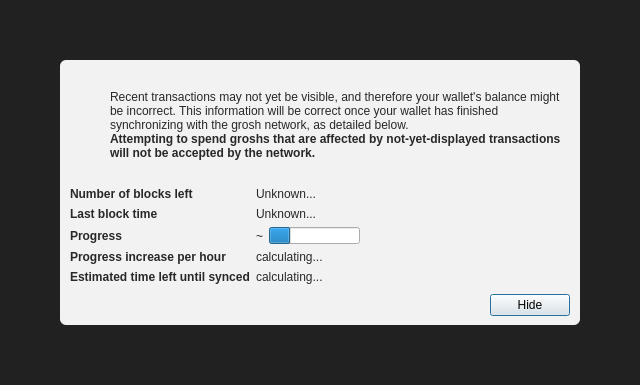
<?xml version="1.0" encoding="UTF-8"?>
<ui version="4.0">
 <class>ModalOverlay</class>
 <widget class="ModalOverlay" name="ModalOverlay">
  <property name="geometry">
   <rect>
    <x>0</x>
    <y>0</y>
    <width>640</width>
    <height>385</height>
   </rect>
  </property>
  <property name="windowTitle">
   <string>Form</string>
  </property>
  <layout class="QVBoxLayout" name="verticalLayout" stretch="0">
   <property name="sizeConstraint">
    <enum>QLayout::SetDefaultConstraint</enum>
   </property>
   <property name="leftMargin">
    <number>0</number>
   </property>
   <property name="topMargin">
    <number>0</number>
   </property>
   <property name="rightMargin">
    <number>0</number>
   </property>
   <property name="bottomMargin">
    <number>0</number>
   </property>
   <item>
    <widget class="QWidget" name="bgWidget" native="true">
     <property name="styleSheet">
      <string notr="true">#bgWidget { background: rgba(0,0,0,220); }</string>
     </property>
     <layout class="QVBoxLayout" name="verticalLayoutMain" stretch="1">
      <property name="leftMargin">
       <number>60</number>
      </property>
      <property name="topMargin">
       <number>60</number>
      </property>
      <property name="rightMargin">
       <number>60</number>
      </property>
      <property name="bottomMargin">
       <number>60</number>
      </property>
      <item>
       <widget class="QWidget" name="contentWidget" native="true">
        <property name="styleSheet">
         <string notr="true">#contentWidget { background: rgba(255,255,255,240); border-radius: 6px; }

QLabel { color: rgb(40,40,40);  }</string>
        </property>
        <layout class="QVBoxLayout" name="verticalLayoutSub" stretch="1,0,0,0">
         <property name="spacing">
          <number>0</number>
         </property>
         <property name="leftMargin">
          <number>10</number>
         </property>
         <property name="topMargin">
          <number>10</number>
         </property>
         <property name="rightMargin">
          <number>10</number>
         </property>
         <property name="bottomMargin">
          <number>10</number>
         </property>
         <item>
          <layout class="QHBoxLayout" name="horizontalLayoutIconText" stretch="0,1">
           <property name="topMargin">
            <number>20</number>
           </property>
           <item>
            <layout class="QVBoxLayout" name="verticalLayoutIcon">
             <property name="leftMargin">
              <number>0</number>
             </property>
             <item>
              <widget class="QPushButton" name="warningIcon">
               <property name="enabled">
                <bool>false</bool>
               </property>
               <property name="text">
                <string/>
               </property>
               <property name="icon">
                <iconset>
                 <normaloff>:/icons/warning</normaloff>
                 <disabledoff>:/icons/warning</disabledoff>:/icons/warning</iconset>
               </property>
               <property name="iconSize">
                <size>
                 <width>48</width>
                 <height>48</height>
                </size>
               </property>
               <property name="flat">
                <bool>true</bool>
               </property>
              </widget>
             </item>
             <item>
              <spacer name="verticalSpacerWarningIcon">
               <property name="orientation">
                <enum>Qt::Vertical</enum>
               </property>
               <property name="sizeHint" stdset="0">
                <size>
                 <width>20</width>
                 <height>40</height>
                </size>
               </property>
              </spacer>
             </item>
            </layout>
           </item>
           <item>
            <layout class="QVBoxLayout" name="verticalLayoutInfoText">
             <property name="leftMargin">
              <number>0</number>
             </property>
             <property name="topMargin">
              <number>0</number>
             </property>
             <item>
              <widget class="QLabel" name="infoText">
               <property name="text">
                <string>Recent transactions may not yet be visible, and therefore your wallet's balance might be incorrect. This information will be correct once your wallet has finished synchronizing with the grosh network, as detailed below.</string>
               </property>
               <property name="textFormat">
                <enum>Qt::RichText</enum>
               </property>
               <property name="wordWrap">
                <bool>true</bool>
               </property>
              </widget>
             </item>
             <item>
              <widget class="QLabel" name="infoTextStrong">
               <property name="font">
                <font>
                 <weight>75</weight>
                 <bold>true</bold>
                </font>
               </property>
               <property name="text">
                <string>Attempting to spend groshs that are affected by not-yet-displayed transactions will not be accepted by the network.</string>
               </property>
               <property name="textFormat">
                <enum>Qt::RichText</enum>
               </property>
               <property name="wordWrap">
                <bool>true</bool>
               </property>
              </widget>
             </item>
             <item>
              <spacer name="verticalSpacerInTextSpace">
               <property name="orientation">
                <enum>Qt::Vertical</enum>
               </property>
               <property name="sizeHint" stdset="0">
                <size>
                 <width>20</width>
                 <height>40</height>
                </size>
               </property>
              </spacer>
             </item>
            </layout>
           </item>
          </layout>
         </item>
         <item>
          <spacer name="verticalSpacerAfterText">
           <property name="orientation">
            <enum>Qt::Vertical</enum>
           </property>
           <property name="sizeHint" stdset="0">
            <size>
             <width>20</width>
             <height>40</height>
            </size>
           </property>
          </spacer>
         </item>
         <item>
          <layout class="QFormLayout" name="formLayout">
           <property name="fieldGrowthPolicy">
            <enum>QFormLayout::FieldsStayAtSizeHint</enum>
           </property>
           <property name="horizontalSpacing">
            <number>6</number>
           </property>
           <property name="verticalSpacing">
            <number>6</number>
           </property>
           <property name="topMargin">
            <number>10</number>
           </property>
           <item row="0" column="0">
            <widget class="QLabel" name="labelNumberOfBlocksLeft">
             <property name="font">
              <font>
               <weight>75</weight>
               <bold>true</bold>
              </font>
             </property>
             <property name="text">
              <string>Number of blocks left</string>
             </property>
            </widget>
           </item>
           <item row="0" column="1">
            <widget class="QLabel" name="numberOfBlocksLeft">
             <property name="text">
              <string>Unknown...</string>
             </property>
            </widget>
           </item>
           <item row="1" column="0">
            <widget class="QLabel" name="labelLastBlockTime">
             <property name="font">
              <font>
               <weight>75</weight>
               <bold>true</bold>
              </font>
             </property>
             <property name="text">
              <string>Last block time</string>
             </property>
            </widget>
           </item>
           <item row="1" column="1">
            <widget class="QLabel" name="newestBlockDate">
             <property name="sizePolicy">
              <sizepolicy hsizetype="Maximum" vsizetype="Preferred">
               <horstretch>0</horstretch>
               <verstretch>0</verstretch>
              </sizepolicy>
             </property>
             <property name="text">
              <string>Unknown...</string>
             </property>
            </widget>
           </item>
           <item row="2" column="0">
            <widget class="QLabel" name="labelSyncDone">
             <property name="font">
              <font>
               <weight>75</weight>
               <bold>true</bold>
              </font>
             </property>
             <property name="text">
              <string>Progress</string>
             </property>
            </widget>
           </item>
           <item row="2" column="1">
            <layout class="QHBoxLayout" name="horizontalLayoutSync" stretch="0,1">
             <item>
              <widget class="QLabel" name="percentageProgress">
               <property name="text">
                <string notr="true">~</string>
               </property>
              </widget>
             </item>
             <item>
              <widget class="QProgressBar" name="progressBar">
               <property name="value">
                <number>24</number>
               </property>
               <property name="format">
                <string/>
               </property>
              </widget>
             </item>
            </layout>
           </item>
           <item row="4" column="0">
            <widget class="QLabel" name="labelProgressIncrease">
             <property name="font">
              <font>
               <weight>75</weight>
               <bold>true</bold>
              </font>
             </property>
             <property name="text">
              <string>Progress increase per hour</string>
             </property>
            </widget>
           </item>
           <item row="4" column="1">
            <widget class="QLabel" name="progressIncreasePerH">
             <property name="text">
              <string>calculating...</string>
             </property>
            </widget>
           </item>
           <item row="5" column="0">
            <widget class="QLabel" name="labelEstimatedTimeLeft">
             <property name="font">
              <font>
               <weight>75</weight>
               <bold>true</bold>
              </font>
             </property>
             <property name="text">
              <string>Estimated time left until synced</string>
             </property>
            </widget>
           </item>
           <item row="5" column="1">
            <widget class="QLabel" name="expectedTimeLeft">
             <property name="text">
              <string>calculating...</string>
             </property>
            </widget>
           </item>
          </layout>
         </item>
         <item>
          <layout class="QHBoxLayout" name="horizontalLayoutButtons">
           <property name="leftMargin">
            <number>10</number>
           </property>
           <property name="topMargin">
            <number>10</number>
           </property>
           <item>
            <spacer name="horizontalSpacer">
             <property name="orientation">
              <enum>Qt::Horizontal</enum>
             </property>
             <property name="sizeHint" stdset="0">
              <size>
               <width>40</width>
               <height>20</height>
              </size>
             </property>
            </spacer>
           </item>
           <item>
            <widget class="QPushButton" name="closeButton">
             <property name="text">
              <string>Hide</string>
             </property>
             <property name="focusPolicy">
              <enum>Qt::StrongFocus</enum>
             </property>
             <property name="default">
              <bool>true</bool>
             </property>
            </widget>
           </item>
          </layout>
         </item>
        </layout>
       </widget>
      </item>
     </layout>
    </widget>
   </item>
  </layout>
 </widget>
 <customwidgets>
  <customwidget>
   <class>ModalOverlay</class>
   <extends>QWidget</extends>
   <header>qt/modaloverlay.h</header>
   <container>1</container>
  </customwidget>
 </customwidgets>
 <resources/>
 <connections/>
</ui>
